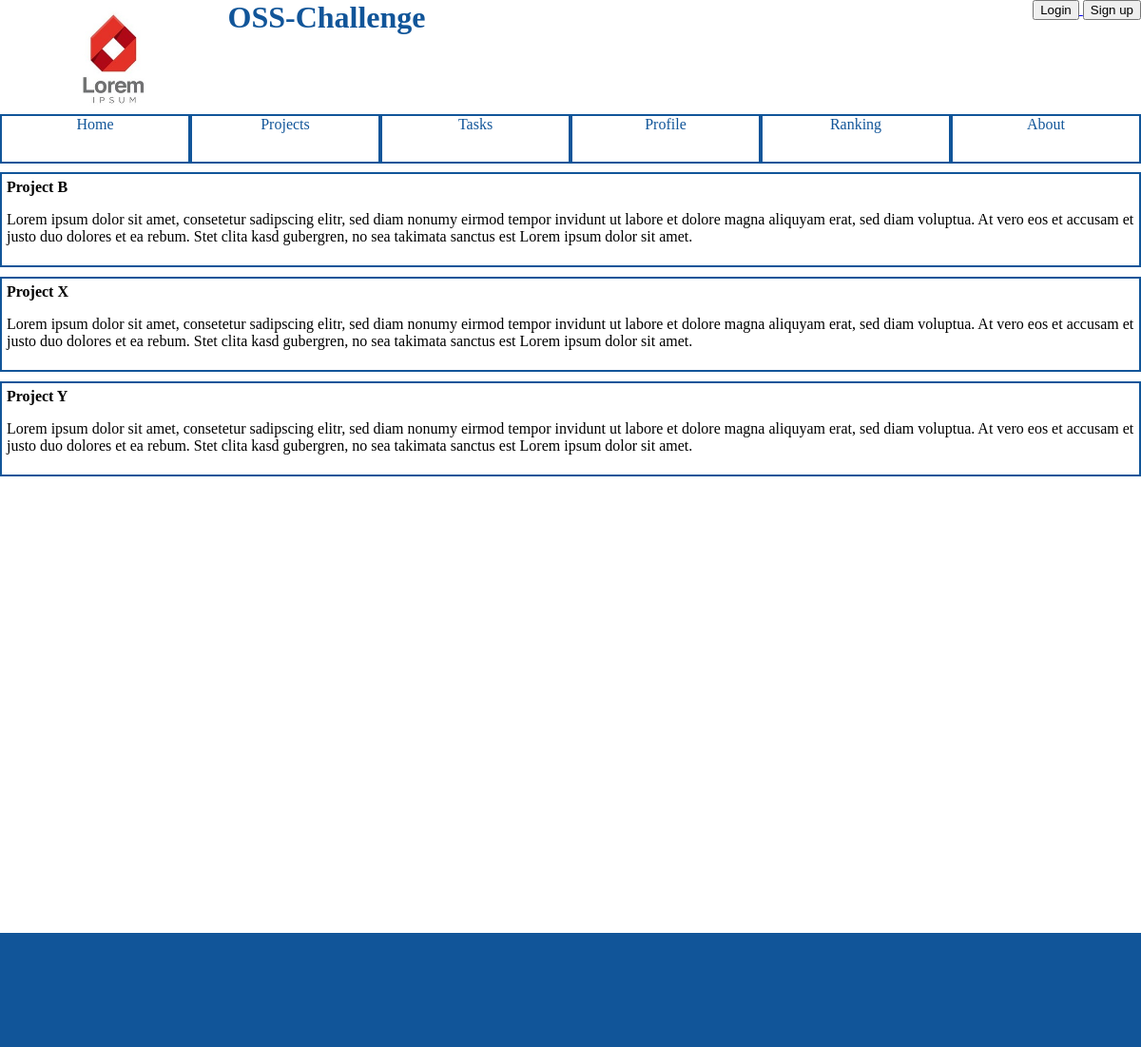
/projects/, run on the app's committed database.
### osschallenge/models.py (models this page shows, shortened)
class Project(models.Model):
    title = models.CharField(max_length=50)
    lead_text = models.CharField(max_length=300)
    description = models.CharField(max_length=5000)
    licence = models.CharField(max_length=50)
    website = models.CharField(max_length=50)
    github = models.CharField(max_length=50)
    owner = models.ForeignKey(User, related_name = "project_owner")
    mentors = models.ManyToManyField(User, related_name = "project_mentors")

### osschallenge/views.py (the view)
class ProjectIndexView(generic.ListView):
    template_name = 'osschallenge/projectindex.html'
    context_object_name = 'project_list'
    def get_queryset(self):
        return Project.objects.all()

### osschallenge/templates/osschallenge/projectindex.html (shortened to what this page needs)
{% extends 'osschallenge/index.html' %}
{% block content %}
    {% if project_list %}
        <ul class="index">
        {% for project in project_list %}
            <li>
                <a href="/projects/{{ project.id }}">{{ project.title }}</a>
                <p>{{ project.lead_text }}</p>
            </li>
        {% endfor %}
        </ul>
    {% else %}
        <p>No projects available.</p>
    {% endif %}
{% endblock content %}

### osschallenge/static/osschallenge/stylesheet.css (style rules this page uses)
body { margin: 0; background-color: white; }
ul.index { list-style: none; margin: 0; padding: 0; }
ul.index li { display: block; border: 2px solid #115599; margin-bottom: 10px; padding: 5px; }
ul.index li a { text-decoration: none; font-weight: bold; color: black; }

### data on the page
Project: title "Project B", lead_text "Lorem ipsum dolor sit amet, consetetur sadipscing elitr, sed diam nonumy eirmod tempor invidunt ut labore et dolore magna aliquyam erat, sed diam voluptua. At vero eos et accusam et justo duo dolores et ea rebum. Stet clita kasd gubergren, no sea takimata sanctus est Lorem ipsum dolor sit amet."
Project: title "Project X", lead_text "Lorem ipsum dolor sit amet, consetetur sadipscing elitr, sed diam nonumy eirmod tempor invidunt ut labore et dolore magna aliquyam erat, sed diam voluptua. At vero eos et accusam et justo duo dolores et ea rebum. Stet clita kasd gubergren, no sea takimata sanctus est Lorem ipsum dolor sit amet."
Project: title "Project Y", lead_text "Lorem ipsum dolor sit amet, consetetur sadipscing elitr, sed diam nonumy eirmod tempor invidunt ut labore et dolore magna aliquyam erat, sed diam voluptua. At vero eos et accusam et justo duo dolores et ea rebum. Stet clita kasd gubergren, no sea takimata sanctus est Lorem ipsum dolor sit amet."
